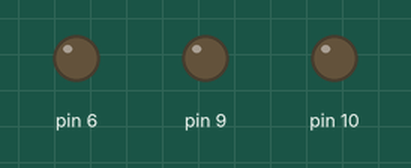
Bench run of a sketch on a simulated Arduino Uno, built with avr-gcc and run on an emulated ATmega328P. Parts: output pins drawn as LEDs (lit = HIGH).

Above: at 0.1 s.
At 5.1 s:
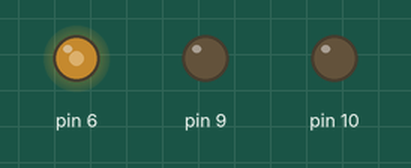
At 10.1 s:
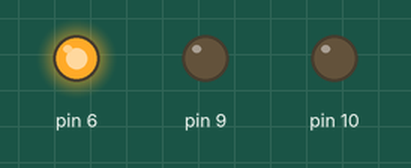
At 20.1 s:
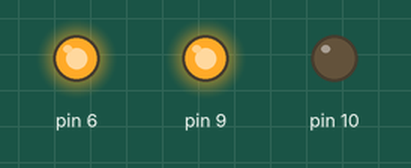
At 30.1 s:
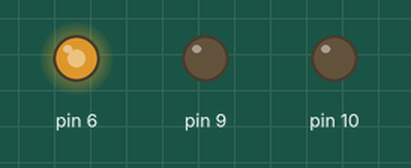
At 39.1 s:
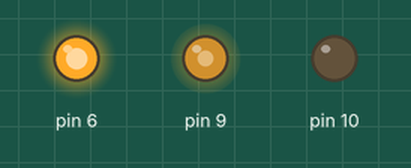
Timing chart, 0 to 40.0 s (numbered marks = the images above):
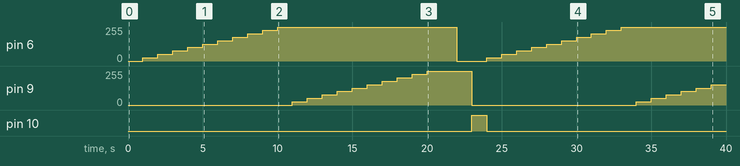

Measured:
- by itself, pin 6: 0/255 → 25/255 at 1.0 s, → 51/255 1.0 s later, → 76/255 1.0 s later, → 102/255 1.0 s later, … (21 changes in this stretch)
- by itself, pin 9: 0/255 → 25/255 at 11.0 s, → 51/255 1.0 s later, → 76/255 1.0 s later, → 102/255 1.0 s later, … (17 changes in this stretch)
- by itself, pin 10: LOW → HIGH at 23.0 s, → LOW 1.0 s later

The sketch:

RGB_class.ino
```cpp
class Timer
{
  protected :
     long previous;
     long currentTime;

  public:

    Timer()
    {

      previous=0;
      currentTime=0;
    }

  boolean delay_func(int maxT,char timerType)
  {
    if(timerType=='S')
      maxT=maxT*1000;
      currentTime=millis();
    if(currentTime-previous>=maxT)
    {
        previous=currentTime;
        return true;
    }
    else{
        return false;
    }
  }

};

class RgbLed
{
  private:
      int redPin;
      int greenPin;
      int bluePin;
      String type;
      int selectState;
      float red,green,blue;
  public:
      RgbLed(int r,int g,int b,String t)
      :redPin(r),greenPin(g),bluePin(b),type(t)
      {
        pinMode(redPin,OUTPUT);
        pinMode(greenPin,OUTPUT);
        pinMode(bluePin,OUTPUT);
        red=0;
        green=0;
        blue=0;

        selectState=1;
      }
      void automateChange(long timerMax)
      {

             //to be completed
               //ease in
                 if(selectState== 1)
                  {
                    if(red < 255)
                    {
                      green=0;
                      blue=0;
                      red+=25.5;
                    }else
                    if(red >=255 && green < 255)
                    {
                      green+=25.5;
                      blue=0;
                      red=255;
                    }else
                    {
                      selectState=2;
                    }
                  } else
                  //change to green
                  if(selectState==2)
                  {
                     green=255;
                    blue=0;
                    red=0;
                    selectState=3;
                  }else
                  //change to blue
                  if(selectState==3)
                  {
                   green=0;
                    blue=255;
                    red=0;
                   selectState=1;
                  }
          changeColor();
      }
      void recieveValues(char color)
      {
          if(  toupper(color)=='R')
          {
             red=255;
             blue=0;
             green=0;
          }else if( toupper(color)=='G' )
                  {
                    red=0;
                    blue=0;
                    green=255;
                  }
                    else if(toupper(color)=='B')
                          {

                            red=0;
                            blue=255;
                            green=0;
                          }
              changeColor();
      }
     void changeColor()
      {
        analogWrite(redPin,red);
        analogWrite(greenPin,green);
        analogWrite(bluePin,blue);
      }
};
RgbLed *rgb;
Timer *T;
void setup()
{
  T=new Timer();
 rgb=new RgbLed(6,9,10,"CA");

 Serial.begin(9600);
}

void loop()
{
 char color;

   /* if(Serial.available())
   {
       color =Serial.read();
       rgb->recieveValues(color);
       Serial.println("printed");
   } */
   if(T->delay_func(1,'S'))
 rgb->automateChange(1);
}
```
